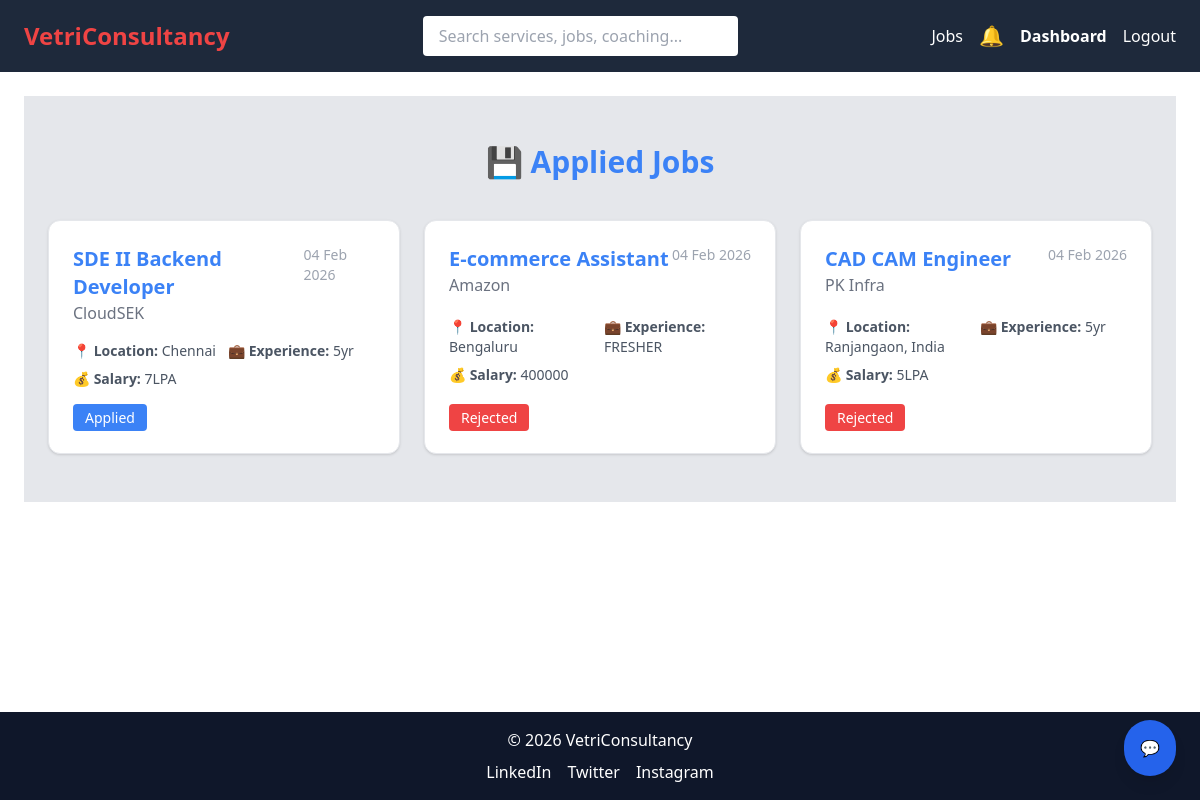
Page /applied-jobs/ (signed in) on the committed database.
### VCS/models.py (models this page shows, shortened)
class JobApplication(models.Model):
    STATUS_CHOICES = [
        ('APPLIED', 'Applied'),
        ('VIEWED', 'Viewed by Recruiter'),
        ('WAITING', 'Waiting for Recruiter Action'),
        ('REJECTED', 'Rejected'),
        ('HIRED', 'Hired'),
    ]
    user = models.ForeignKey(User, on_delete=models.CASCADE)
    job = models.ForeignKey(Job, on_delete=models.CASCADE)
    applied_at = models.DateTimeField(auto_now_add=True)
    status = models.CharField(max_length=20, choices=STATUS_CHOICES, default='APPLIED')
    updated_at = models.DateTimeField(auto_now=True)
    resume = models.FileField(upload_to='resumes/', blank=True, null=True)
    class Meta:
        unique_together = ('user', 'job')

class Job(models.Model):
    EXPERIENCE_CHOICES = [
        ('FRESHER', 'Fresher'),
        ('1-3', '1–3 Years'),
        ('3-5', '3–5 Years'),
        ('5+', '5+ Years'),
    ]
    company_name = models.CharField(max_length=200, db_index=True)
    job_title = models.CharField(max_length=200, db_index=True)
    location = models.CharField(max_length=100, db_index=True)
    experience = models.CharField(
        max_length=10,
        choices=EXPERIENCE_CHOICES,
        db_index=True
    )
    salary_range = models.IntegerField(help_text="Monthly salary", db_index=True)
    is_remote = models.BooleanField(default=False)
    eligibility = models.TextField()
    job_description = models.TextField()
    posted_at = models.DateTimeField(auto_now_add=True, db_index=True)
    saved_by = models.ManyToManyField(User, blank=True, related_name='saved_jobs')
    applied_by = models.ManyToManyField(User, through='JobApplication', related_name='applied_jobs')
    class Meta:
        indexes = [
            models.Index(fields=['job_title']),
            models.Index(fields=['location']),
            models.Index(fields=['experience']),
            models.Index(fields=['salary_range']),
        ]

### VCS/views.py (the view)
# urls.py: path('applied-jobs/', applied_jobs, name='applied_jobs'),
@login_required
def applied_jobs(request):
    applications = JobApplication.objects.filter(user=request.user).select_related('job').order_by('-applied_at')
    return render(request, 'applied_jobs.html', {'applications': applications})

### VCS/context_processors.py (called while the page is built)
def notification_count(request):
    if request.user.is_authenticated:
        unread_count = Notification.objects.filter(
            user=request.user,
            is_read=False
        ).count()
        latest_notifications = Notification.objects.filter(
            user=request.user
        ).order_by('-created_at')[:5]
    else:
        unread_count = 0
        latest_notifications = []
    return {
        'notification_count': unread_count,
        'latest_notifications': latest_notifications,
    }

### VCS/templates/applied_jobs.html
{% extends 'base.html' %}
{% block content %}
<div class="px-6 py-12 bg-gray-200">
    <h1 class="text-3xl font-bold mb-10 text-center text-blue-500">
        💾 Applied Jobs
    </h1>
    {% if applications %}
    <div class="max-w-7xl mx-auto grid gap-6 sm:grid-cols-1 md:grid-cols-2 lg:grid-cols-3">
        {% for app in applications %}
        <a href="{% url 'application_tracker' app.id %}" class="block group">
            <div class="bg-white border rounded-xl p-6 shadow hover:shadow-2xl
                        transition-transform transform hover:-translate-y-1 hover:scale-102
                        hover:bg-indigo-50 cursor-pointer h-full flex flex-col justify-between">
                <div class="flex justify-between items-start">
                    <div>
                        <h2 class="text-xl font-semibold text-blue-500 group-hover:text-indigo-600 transition">
                            {{ app.job.job_title }}
                        </h2>
                        <p class="text-gray-500">{{ app.job.company_name }}</p>
                    </div>
                    <span class="text-sm text-gray-400">
                        {{ app.applied_at|date:"d M Y" }}
                    </span>
                </div>
                <div class="grid md:grid-cols-2 gap-2 mt-4 text-sm text-gray-600">
                    <p><strong>📍 Location:</strong> {{ app.job.location }}</p>
                    <p><strong>💼 Experience:</strong> {{ app.job.experience }}</p>
                    <p><strong>💰 Salary:</strong> {{ app.job.salary_range }}</p>
                </div>
                <div class="mt-4">
                    <span class="
                        px-3 py-1 rounded text-white text-sm
                        {% if app.status == 'APPLIED' %} bg-blue-500
                        {% elif app.status == 'VIEWED' %} bg-yellow-500
                        {% elif app.status == 'WAITING' %} bg-purple-500
                        {% elif app.status == 'REJECTED' %} bg-red-500
                        {% elif app.status == 'HIRED' %} bg-green-500
                        {% endif %}
                    ">
                        {{ app.get_status_display }}
                    </span>
                </div>
            </div>
        </a>
        {% endfor %}
    </div>
    {% else %}
    <p class="text-center text-gray-500 mt-10">
        You haven’t applied any jobs yet.
    </p>
    {% endif %}
</div>
{% endblock %}

### VCS/templates/base.html (shortened to what this page needs)
<!DOCTYPE html>
<html lang="en" x-data="{ open: false, bell:false }">
<head>
    <script src="https://cdn.tailwindcss.com"></script>
</head>
<body class="flex flex-col min-h-screen" x-data="{ open:false }">
<header class="bg-slate-800 text-white px-4 md:px-6 py-4 flex flex-col md:flex-row md:items-center md:justify-between">
    <div class="flex justify-between items-center w-full md:w-auto">
        <a href="/" class="text-2xl text-red-500 font-bold">
            VetriConsultancy
        </a>
    </div>
    <div :class="{'block': open, 'hidden': !open}" class="w-full mt-4 md:mt-0 md:flex md:items-center md:justify-between">
        <form action="/search/" method="get"
              class="w-full md:w-1/3 mx-auto mb-2 md:mb-0">
            <input type="text" name="q"
                placeholder="Search services, jobs, coaching..."
                class="w-full px-4 py-2 rounded text-black focus:outline-none">
        </form>
        <nav class="flex flex-col md:flex-row md:items-center space-y-2 md:space-y-0 md:space-x-4">
            <a href="/jobs/" class="hover:text-blue-300">Jobs</a>
            {% if user.is_authenticated %}
            <div class="relative" x-data="{ bell:false }">
                <button @click="bell = !bell" class="relative text-xl">
                    🔔
                </button>
            </div>
            {% if user.is_superuser or user.is_staff %}
                <a href="{% url 'admin_dashboard' %}" class="hover:text-yellow-300 font-semibold">
                    Dashboard
                </a>
            {% else %}
                <a href="{% url 'profile' %}" class="hover:text-blue-300">
                    Welcome {{ user.username }}
                </a>
            {% endif %}
            <form method="post" action="{% url 'logout' %}" class="inline">
                <button type="submit" class="hover:text-red-300">Logout</button>
            </form>
            {% else %}
                <a href="/login/" class="hover:text-blue-300">Login</a>
                <a href="/signup/" class="bg-blue-500 px-3 py-1 rounded hover:bg-blue-600">Signup</a>
            {% endif %}
        </nav>
    </div>
</header>
<main class="flex-grow px-4 md:px-6 py-6">
    {% block content %}{% endblock %}
</main>
<footer class="bg-slate-900 text-white text-center p-4 mt-auto">
    <p>© 2026 VetriConsultancy</p>
    <div class="flex justify-center space-x-4 mt-2">
        <span>LinkedIn</span>
        <span>Twitter</span>
        <span>Instagram</span>
    </div>
</footer>
<div x-data="{ openChat: false }" class="fixed bottom-6 right-6 z-50">
    <button @click="openChat = true"
            class="bg-blue-600 hover:bg-blue-700 text-white p-4 rounded-full shadow-lg flex items-center justify-center animate-float">
        💬
    </button>
</div>
</body>
</html>

### VCS/templates/base.html (style rules this page uses)
.animate-float { animation: float 8s ease-in-out infinite; }

### rows in the picture
JobApplication: job.job_title "SDE II Backend Developer", job.company_name "CloudSEK", applied_at "04 Feb 2026", job.location "Chennai", job.experience "5yr", job.salary_range "7LPA", status "Applied"
JobApplication: job.job_title "E-commerce Assistant", job.company_name "Amazon", applied_at "04 Feb 2026", job.location "Bengaluru", job.experience "FRESHER", job.salary_range "400000", status "Rejected"
JobApplication: job.job_title "CAD CAM Engineer", job.company_name "PK Infra", applied_at "04 Feb 2026", job.location "Ranjangaon, India", job.experience "5yr", job.salary_range "5LPA", status "Rejected"
